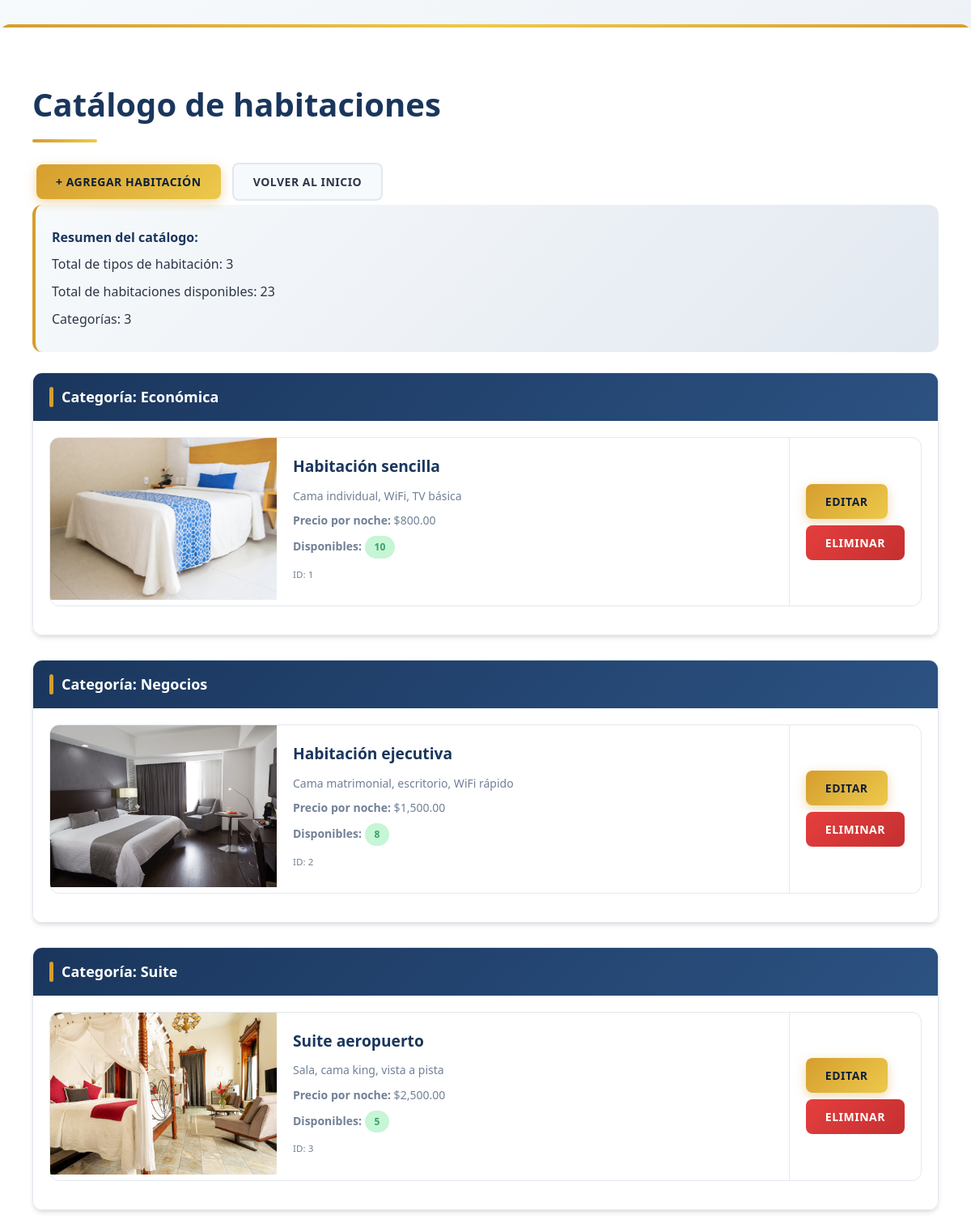
The page /admin/habitaciones_listar.php (signed in) on the database its author committed.
### tables this page shows
CREATE TABLE IF NOT EXISTS categorias (
    id INT AUTO_INCREMENT PRIMARY KEY,
    nombre VARCHAR(50) NOT NULL
);

CREATE TABLE IF NOT EXISTS habitaciones (
    id INT AUTO_INCREMENT PRIMARY KEY,
    id_categoria INT NOT NULL,
    nombre VARCHAR(100) NOT NULL,
    descripcion_corta VARCHAR(255) NOT NULL,
    descripcion_larga TEXT,
    precio_noche DECIMAL(10,2) NOT NULL,
    disponibles INT NOT NULL DEFAULT 0,
    imagen VARCHAR(100) NOT NULL,
    CONSTRAINT fk_habitaciones_categorias
      FOREIGN KEY (id_categoria)
      REFERENCES categorias(id)
      ON DELETE CASCADE ON UPDATE CASCADE
);

### admin/habitaciones_listar.php (the view, shortened to what this page needs)
<?php
require_once __DIR__ . "/../conexion.php";
?>
<!DOCTYPE html>
<html lang="es">
<head>
    <link rel="stylesheet" href="<?php echo $GLOBALS["raiz_sitio"]; ?>css/estilos.css">
</head>
<body>
<div class="contenedor">
    <h1>Catálogo de habitaciones</h1>
    <div>
        <a href="habitaciones_form.php"><button>+ Agregar habitación</button></a>
        <a href="<?php echo $GLOBALS["raiz_sitio"]; ?>index.php"><button type="button">Volver al inicio</button></a>
    </div>
    <?php
    $stats = $conexion->query("
        SELECT
            COUNT(*) as total_habitaciones,
            SUM(disponibles) as total_disponibles,
            COUNT(DISTINCT id_categoria) as total_categorias
        FROM habitaciones
    ")->fetch_assoc();
    ?>
    <div class="resumen">
        <p><strong>Resumen del catálogo:</strong></p>
        <p>Total de tipos de habitación: <?php echo (int)$stats["total_habitaciones"]; ?></p>
        <p>Total de habitaciones disponibles: <?php echo (int)$stats["total_disponibles"]; ?></p>
        <p>Categorías: <?php echo (int)$stats["total_categorias"]; ?></p>
    </div>
    <?php
    $tablaImagenesExiste = $conexion->query("SHOW TABLES LIKE 'habitacion_imagenes'")->num_rows > 0;
    $sqlCategorias = "
        SELECT DISTINCT c.id, c.nombre
        FROM categorias c
        INNER JOIN habitaciones h ON h.id_categoria = c.id
        ORDER BY c.nombre
    ";
    $categorias = $conexion->query($sqlCategorias);
    while ($categoria = $categorias->fetch_assoc()):
    ?>
        <div class="categoria-grupo">
            <h2 class="categoria-titulo">
                Categoría: <?php echo htmlspecialchars($categoria["nombre"]); ?>
            </h2>
            <div class="categoria-contenido">
                <?php
                $stmt = $conexion->prepare("
                    SELECT h.id, h.nombre, h.descripcion_corta, h.precio_noche, h.disponibles, h.imagen AS imagen_original
                    FROM habitaciones h
                    WHERE h.id_categoria = ?
                    ORDER BY h.nombre
                ");
                $stmt->bind_param("i", $categoria["id"]);
                $stmt->execute();
                $habitaciones = $stmt->get_result();
                while ($hab = $habitaciones->fetch_assoc()):
                    $listaImagenes = [];
                    if ($tablaImagenesExiste) {
                        $stmtImg = $conexion->prepare("SELECT nombre_archivo FROM habitacion_imagenes WHERE id_habitacion = ?");
                        $stmtImg->bind_param("i", $hab["id"]);
                        $stmtImg->execute();
                        $imagenes = $stmtImg->get_result();
                        while ($img = $imagenes->fetch_assoc()) {
                            $listaImagenes[] = $img["nombre_archivo"];
                        }
                    }
                ?>
                    <div class="habitacion-card">
                        <div class="habitacion-imagenes habitacion-carrusel">
                            <?php if (!empty($listaImagenes)): ?>
                                <div class="carrusel" id="carrusel-<?php echo $hab["id"]; ?>">
                                    <div class="carrusel-contenedor">
                                        <?php foreach ($listaImagenes as $img): ?>
                                            <div class="carrusel-slide">
                                                <img src="<?php echo $GLOBALS["raiz_sitio"]; ?>imagenes/<?php echo htmlspecialchars($img); ?>"
                                                     alt="Imagen habitación"
                                                     onclick="abrirModal('<?php echo $GLOBALS["raiz_sitio"]; ?>imagenes/<?php echo htmlspecialchars($img); ?>')">
                                            </div>
                                        <?php endforeach; ?>
                                    </div>
                                </div>
                            <?php else: ?>
                                <div class="sin-imagen">Sin imágenes</div>
                            <?php endif; ?>
                        </div>
                        <div class="habitacion-info">
                            <h3><?php echo htmlspecialchars($hab["nombre"]); ?></h3>
                            <p><?php echo htmlspecialchars($hab["descripcion_corta"]); ?></p>
                            <p><strong>Precio por noche:</strong> $<?php echo number_format($hab["precio_noche"], 2); ?></p>
                            <p>
                                <strong>Disponibles:</strong>
                                <?php if ($hab["disponibles"] > 0): ?>
                                    <span class="badge badge-disponible"><?php echo (int)$hab["disponibles"]; ?></span>
                                <?php else: ?>
                                    <span class="badge badge-agotado">Agotado</span>
                                <?php endif; ?>
                            </p>
                            <p><small>ID: <?php echo (int)$hab["id"]; ?></small></p>
                        </div>
                        <div class="habitacion-acciones">
                            <a href="habitaciones_form.php?id=<?php echo (int)$hab["id"]; ?>">
                                <button>Editar</button>
                            </a>
                            <button type="button" class="btn-danger" onclick="confirmarEliminacion(<?php echo (int)$hab['id']; ?>, '<?php echo htmlspecialchars($hab["nombre"], ENT_QUOTES); ?>');">
                                Eliminar
                            </button>
                        </div>
                    </div>
                <?php
                endwhile;
                ?>
            </div>
        </div>
    <?php endwhile; ?>
</div>
</body>
</html>

### rows shown on the page
categorias: nombre "Económica"
habitaciones: nombre "Habitación sencilla", descripcion_corta "Cama individual, WiFi, TV básica", precio_noche "800.00", disponibles "10", id "1"
categorias: nombre "Negocios"
habitaciones: nombre "Habitación ejecutiva", descripcion_corta "Cama matrimonial, escritorio, WiFi rápido", precio_noche "1,500.00", disponibles "8", id "2"
categorias: nombre "Suite"
habitaciones: nombre "Suite aeropuerto", descripcion_corta "Sala, cama king, vista a pista", precio_noche "2,500.00", disponibles "5", id "3"

### other values the page prints
$stats["total_habitaciones"] "3"
$stats["total_disponibles"] "23"
$stats["total_categorias"] "3"
